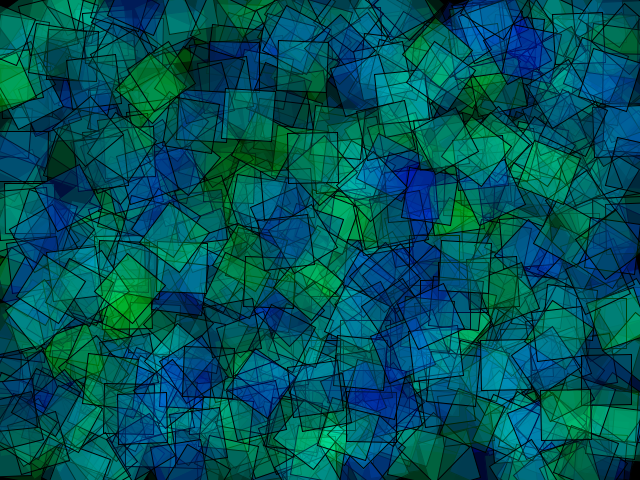
Frame 1 (no input)
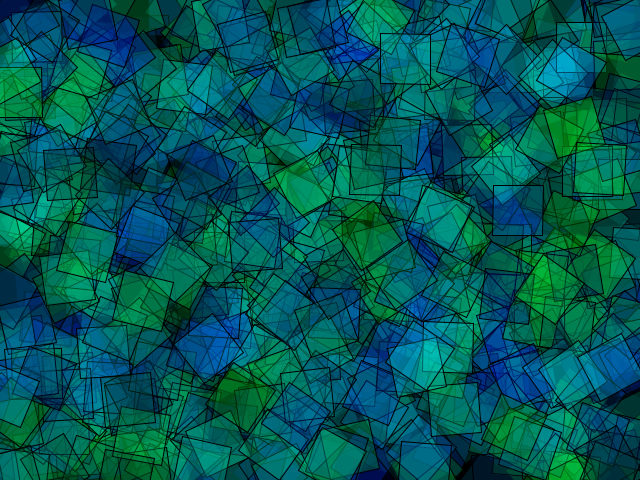
Frame 60 (the mouse pressed at the canvas centre just before this capture)
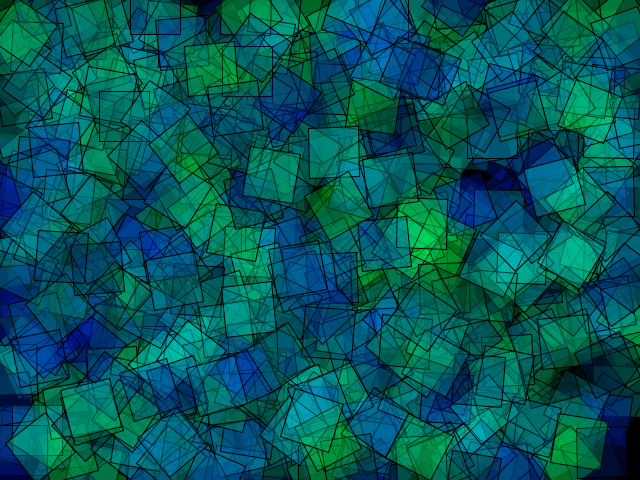
Frame 120 (the mouse held since frame 60 and released just before this capture)

The Processing sketch that drew these frames (run headless with seeded random() and noise(); from frame 60 on, the mouse is pressed at the canvas centre):

// Processing sketch: c03_colorsquares
// ── c03_colorsquares.pde
// Basat en l'exemple de llibre:
/**
 * Source-Code:    https://github.com/vormplus/Processing2-CreativeProgrammingCookbook
 * Book:           http://www.packtpub.com/processing-2-creative-programming-cookbook/book
 * Copyright:      Packt Publishing 2012.
 * Author:         Jan Vantomme
 */


void setup()
{
    size( 640, 480 );
    rectMode( CENTER );
    stroke(0);
}

void draw()
{
    background( 0 );
    for ( int i = 0; i < 1000; i++ ) {
        fill( 0, random( 255 ), random( 255 ), 64 );
        pushMatrix();
        translate( random( width ), random( height ) );
        rotate( radians( random( 360 ) ) );
        rect( 0, 0, 50, 50 );
        popMatrix();
    }
}
